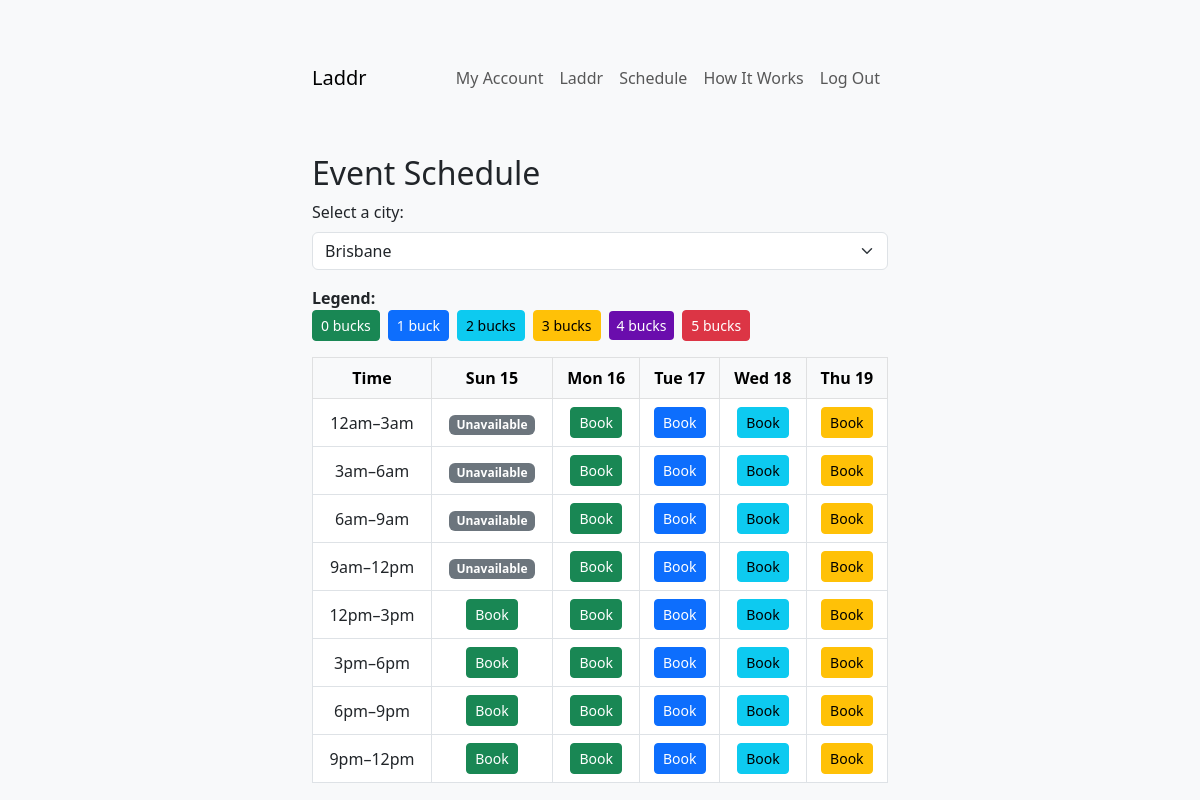
Before: /schedule (signed in) with the older database file.
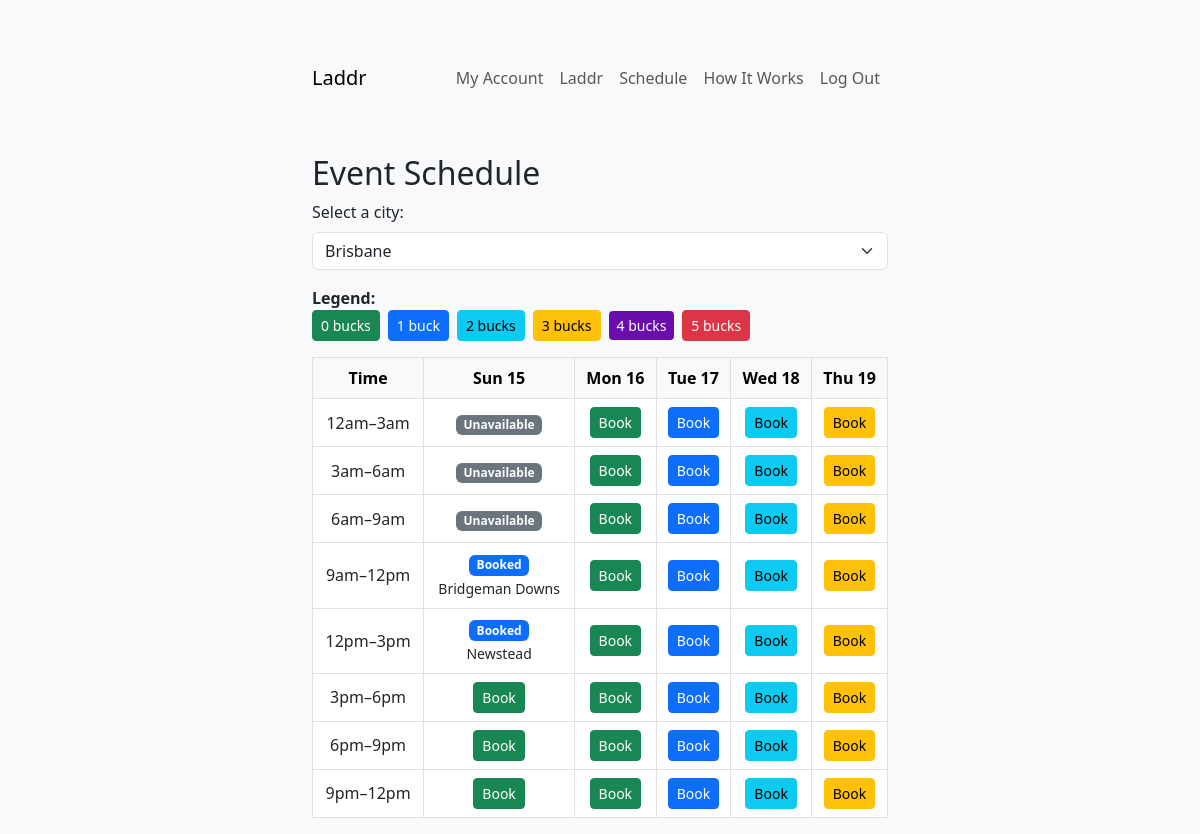
After: the same page with the newer database file.
### app/models.py (models this page shows, shortened)
class Event(db.Model):
    id = db.Column(db.Integer, primary_key=True)
    user_id = db.Column(db.Integer, db.ForeignKey('users.id'), nullable=True)  # Nullable for community events
    user = db.relationship('User', backref='events')
    major_city = db.Column(db.String(100), nullable=False)
    suburb = db.Column(db.String(100), nullable=False)
    event_type = db.Column(db.String(20), nullable=False, default='public')  # Default to public
    date = db.Column(db.Date, nullable=False)
    start_hour = db.Column(db.Integer, nullable=False)
    latitude = db.Column(db.Float, nullable=True)
    longitude = db.Column(db.Float, nullable=True)
    radius = db.Column(db.Float, default=1.0)
    def get_multiplier(self, user):
        if self.event_type == 'public':  # Public events always have a 10x multiplier
            return 10
        if user.private_event_active():  # Private event active for the user
            return 3
        return 1  # Default multiplier for other events

### app/routes.py (the view)
@main.route('/schedule', methods=['GET'])
def schedule():
    if 'user_id' not in session:
        flash('You need to log in first.', 'warning')
        return redirect(url_for('main.login'))
    user_id = session['user_id']
    major_city_filter = request.args.get('major_city','Brisbane')
    if not major_city_filter or major_city_filter not in CITY_TIMEZONES:
        flash('Please select a valid major city.', 'warning')
        return redirect(url_for('main.schedule'))
    city_tz = CITY_TIMEZONES[major_city_filter]
    events_query = Event.query.filter(Event.user_id != None)
    events_query = events_query.filter(Event.major_city == major_city_filter)
    events = events_query.all()
    now_utc = datetime.utcnow()
    now_city = utc.localize(now_utc).astimezone(city_tz)
    today_city = now_city.date()
    current_hour_city = now_city.hour
    valid_times = range(0, 24, 3)
    calendar = {}
    for offset in range(5):  # Show only the next 7 days
        date = today_city + timedelta(days=offset)
        calendar[date] = {}
        for hour in valid_times:
            booked_event = next((e for e in events if e.date == date and e.start_hour == hour), None)
            if booked_event:
                event_user = User.query.get(booked_event.user_id)
                calendar[date][hour] = {
                    'status': 'booked',
                    'suburb': booked_event.suburb,
                    'multiplier': booked_event.get_multiplier(event_user),
                    'user': {
                        'first_name': event_user.first_name,
                        'last_name': event_user.last_name
                    }
                }
            elif date == today_city and hour + 3 <= current_hour_city:
                calendar[date][hour] = {'status': 'unavailable'}
            else:
                days_ahead = (date - today_city).days
                cost = 0 if days_ahead <= 1 else days_ahead - 1
                calendar[date][hour] = {
                    'status': 'available',
                    'cost': cost
                }
    return render_template(
        'schedule.html',
        calendar=calendar,
        cities=CITY_TIMEZONES.keys(),
        selected_city=major_city_filter
    )

### app/templates/schedule.html (shortened to what this page needs)
{% extends 'base.html' %}
{% block content %}
<h2 class="mt-5">Event Schedule</h2>
<div class="mb-3">
    <form method="get" action="{{ url_for('main.schedule') }}">
        <label for="major_city" class="form-label">Select a city:</label>
        <select name="major_city" id="major_city" class="form-select" onchange="this.form.submit()">
            {% for city in cities %}
                <option value="{{ city }}" {% if city == selected_city %}selected{% endif %}>{{ city }}</option>
            {% endfor %}
        </select>
    </form>
</div>
<div class="mb-3">
    <strong>Legend:</strong>
    <div class="d-flex align-items-center flex-wrap">
        <div class="btn btn-success btn-sm me-2" style="pointer-events: none;">0 bucks</div>
        <div class="btn btn-primary btn-sm me-2" style="pointer-events: none;">1 buck</div>
        <div class="btn btn-info btn-sm me-2" style="pointer-events: none;">2 bucks</div>
        <div class="btn btn-warning btn-sm me-2" style="pointer-events: none;">3 bucks</div>
        <div class="btn btn-purple btn-sm me-2" style="pointer-events: none;">4 bucks</div>
        <div class="btn btn-danger btn-sm" style="pointer-events: none;">5 bucks</div>
    </div>
</div>
<div id="schedule" class="table-responsive">
    <table class="table table-bordered table-hover">
        <thead class="table-light text-center">
            <tr>
                <th>Time</th>
                {% for date in calendar.keys() %}
                    <th>{{ date.strftime('%a %d') }}</th>
                {% endfor %}
            </tr>
        </thead>
        <tbody>
            {% for hour in range(0, 24, 3) %}
            <tr>
                <td class="text-center">
                    {{ hour % 12 or 12 }}{{ 'am' if hour < 12 else 'pm' }}–{{ (hour + 3) % 12 or 12 }}{{ 'am' if (hour + 3) < 12 else 'pm' }}
                </td>
                {% for date, times in calendar.items() %}
                <td>
                    {% if hour in times %}
                        {% set slot = times[hour] %}
                        {% if slot.status == 'available' %}
                            <button
                                class="btn {% if slot.cost == 0 %}btn-success
                                            {% elif slot.cost == 1 %}btn-primary
                                            {% elif slot.cost == 2 %}btn-info
                                            {% elif slot.cost == 3 %}btn-warning
                                            {% elif slot.cost == 4 %}btn-purple
                                            {% elif slot.cost == 5 %}btn-danger{% endif %} btn-sm book-slot"
                                data-date="{{ date }}"
                                data-hour="{{ hour }}"
                                data-cost="{{ slot.cost }}"
                                data-bs-toggle="modal"
                                data-bs-target="#bookingModal">
                                Book
                            </button>
                        {% elif slot.status == 'booked' %}
                            <span class="badge bg-primary">Booked</span><br>
                            <small>{{ slot.suburb }}</small>
                        {% else %}
                            <span class="badge bg-secondary">Unavailable</span>
                        {% endif %}
                    {% else %}
                        <span class="badge bg-secondary">Unavailable</span>
                    {% endif %}
                </td>
                {% endfor %}
            </tr>
            {% endfor %}
        </tbody>
    </table>
</div>
{% endblock %}

Changed rows visible on the page:
added Event: suburb "Bridgeman Downs"
added Event: suburb "Newstead"
Other visible differences:
list line gone: "Unavailable Book"
new list line: "Booked Book"
list line gone: "Book"
new list line: "Booked"
